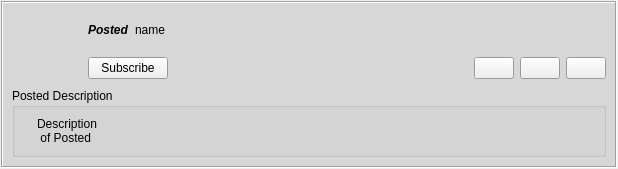
<?xml version="1.0" encoding="UTF-8"?>
<ui version="4.0">
 <class>PostedGroupItem</class>
 <widget class="QWidget" name="PostedGroupItem">
  <property name="geometry">
   <rect>
    <x>0</x>
    <y>0</y>
    <width>618</width>
    <height>161</height>
   </rect>
  </property>
  <layout class="QGridLayout">
   <property name="leftMargin">
    <number>1</number>
   </property>
   <property name="topMargin">
    <number>1</number>
   </property>
   <property name="rightMargin">
    <number>1</number>
   </property>
   <property name="bottomMargin">
    <number>1</number>
   </property>
   <item row="0" column="0">
    <widget class="QFrame" name="frame">
     <property name="sizePolicy">
      <sizepolicy hsizetype="Expanding" vsizetype="Preferred">
       <horstretch>0</horstretch>
       <verstretch>0</verstretch>
      </sizepolicy>
     </property>
     <property name="palette">
      <palette>
       <active>
        <colorrole role="Base">
         <brush brushstyle="SolidPattern">
          <color alpha="255">
           <red>215</red>
           <green>215</green>
           <blue>215</blue>
          </color>
         </brush>
        </colorrole>
        <colorrole role="Window">
         <brush brushstyle="SolidPattern">
          <color alpha="255">
           <red>215</red>
           <green>215</green>
           <blue>215</blue>
          </color>
         </brush>
        </colorrole>
       </active>
       <inactive>
        <colorrole role="Base">
         <brush brushstyle="SolidPattern">
          <color alpha="255">
           <red>215</red>
           <green>215</green>
           <blue>215</blue>
          </color>
         </brush>
        </colorrole>
        <colorrole role="Window">
         <brush brushstyle="SolidPattern">
          <color alpha="255">
           <red>215</red>
           <green>215</green>
           <blue>215</blue>
          </color>
         </brush>
        </colorrole>
       </inactive>
       <disabled>
        <colorrole role="Base">
         <brush brushstyle="SolidPattern">
          <color alpha="255">
           <red>215</red>
           <green>215</green>
           <blue>215</blue>
          </color>
         </brush>
        </colorrole>
        <colorrole role="Window">
         <brush brushstyle="SolidPattern">
          <color alpha="255">
           <red>215</red>
           <green>215</green>
           <blue>215</blue>
          </color>
         </brush>
        </colorrole>
       </disabled>
      </palette>
     </property>
     <property name="autoFillBackground">
      <bool>true</bool>
     </property>
     <property name="frameShape">
      <enum>QFrame::Box</enum>
     </property>
     <property name="frameShadow">
      <enum>QFrame::Sunken</enum>
     </property>
     <layout class="QGridLayout">
      <item row="0" column="0">
       <layout class="QGridLayout">
        <item row="0" column="0" rowspan="2">
         <widget class="QLabel" name="logoLabel">
          <property name="minimumSize">
           <size>
            <width>70</width>
            <height>70</height>
           </size>
          </property>
          <property name="maximumSize">
           <size>
            <width>70</width>
            <height>70</height>
           </size>
          </property>
          <property name="text">
           <string/>
          </property>
          <property name="pixmap">
           <pixmap resource="../Posted/Posted_images.qrc">:/images/posted_64.png</pixmap>
          </property>
         </widget>
        </item>
        <item row="0" column="1">
         <layout class="QHBoxLayout" name="horizontalLayout_2">
          <item>
           <widget class="QLabel" name="titleLabel">
            <property name="sizePolicy">
             <sizepolicy hsizetype="Minimum" vsizetype="Minimum">
              <horstretch>0</horstretch>
              <verstretch>0</verstretch>
             </sizepolicy>
            </property>
            <property name="font">
             <font>
              <weight>75</weight>
              <italic>true</italic>
              <bold>true</bold>
             </font>
            </property>
            <property name="text">
             <string notr="true">Posted</string>
            </property>
           </widget>
          </item>
          <item>
           <widget class="QLabel" name="nameLabel">
            <property name="text">
             <string notr="true">name</string>
            </property>
            <property name="openExternalLinks">
             <bool>true</bool>
            </property>
           </widget>
          </item>
          <item>
           <spacer name="horizontalSpacer">
            <property name="orientation">
             <enum>Qt::Horizontal</enum>
            </property>
            <property name="sizeHint" stdset="0">
             <size>
              <width>40</width>
              <height>20</height>
             </size>
            </property>
           </spacer>
          </item>
         </layout>
        </item>
        <item row="1" column="1">
         <layout class="QHBoxLayout" name="horizontalLayout">
          <item>
           <widget class="QPushButton" name="subscribeButton">
            <property name="sizePolicy">
             <sizepolicy hsizetype="Fixed" vsizetype="Fixed">
              <horstretch>0</horstretch>
              <verstretch>0</verstretch>
             </sizepolicy>
            </property>
            <property name="focusPolicy">
             <enum>Qt::NoFocus</enum>
            </property>
            <property name="toolTip">
             <string>Subscribe to Posted</string>
            </property>
            <property name="text">
             <string>Subscribe</string>
            </property>
           </widget>
          </item>
          <item>
           <spacer>
            <property name="orientation">
             <enum>Qt::Horizontal</enum>
            </property>
            <property name="sizeType">
             <enum>QSizePolicy::Expanding</enum>
            </property>
            <property name="sizeHint" stdset="0">
             <size>
              <width>254</width>
              <height>28</height>
             </size>
            </property>
           </spacer>
          </item>
          <item>
           <widget class="QPushButton" name="copyLinkButton">
            <property name="focusPolicy">
             <enum>Qt::NoFocus</enum>
            </property>
            <property name="icon">
             <iconset resource="../images.qrc">
              <normaloff>:/images/copyrslink.png</normaloff>:/images/copyrslink.png</iconset>
            </property>
           </widget>
          </item>
          <item>
           <widget class="QPushButton" name="expandButton">
            <property name="sizePolicy">
             <sizepolicy hsizetype="Fixed" vsizetype="Fixed">
              <horstretch>0</horstretch>
              <verstretch>0</verstretch>
             </sizepolicy>
            </property>
            <property name="focusPolicy">
             <enum>Qt::NoFocus</enum>
            </property>
            <property name="toolTip">
             <string>Expand</string>
            </property>
            <property name="icon">
             <iconset resource="../images.qrc">
              <normaloff>:/images/edit_add24.png</normaloff>:/images/edit_add24.png</iconset>
            </property>
           </widget>
          </item>
          <item>
           <widget class="QPushButton" name="clearButton">
            <property name="sizePolicy">
             <sizepolicy hsizetype="Fixed" vsizetype="Fixed">
              <horstretch>0</horstretch>
              <verstretch>0</verstretch>
             </sizepolicy>
            </property>
            <property name="focusPolicy">
             <enum>Qt::NoFocus</enum>
            </property>
            <property name="toolTip">
             <string>Remove Item</string>
            </property>
            <property name="icon">
             <iconset resource="../images.qrc">
              <normaloff>:/images/close_normal.png</normaloff>:/images/close_normal.png</iconset>
            </property>
           </widget>
          </item>
         </layout>
        </item>
       </layout>
      </item>
      <item row="1" column="0">
       <widget class="QFrame" name="expandFrame">
        <layout class="QVBoxLayout">
         <property name="spacing">
          <number>0</number>
         </property>
         <property name="leftMargin">
          <number>0</number>
         </property>
         <property name="topMargin">
          <number>0</number>
         </property>
         <property name="rightMargin">
          <number>0</number>
         </property>
         <property name="bottomMargin">
          <number>0</number>
         </property>
         <item>
          <widget class="QGroupBox" name="groupBox">
           <property name="title">
            <string>Posted Description</string>
           </property>
           <layout class="QHBoxLayout">
            <item>
             <widget class="QLabel" name="iconLabel">
              <property name="text">
               <string/>
              </property>
              <property name="pixmap">
               <pixmap resource="../images.qrc">:/images/contacts24.png</pixmap>
              </property>
             </widget>
            </item>
            <item>
             <widget class="QLabel" name="descLabel">
              <property name="sizePolicy">
               <sizepolicy hsizetype="MinimumExpanding" vsizetype="Preferred">
                <horstretch>0</horstretch>
                <verstretch>0</verstretch>
               </sizepolicy>
              </property>
              <property name="text">
               <string notr="true">Description 
 of Posted</string>
              </property>
             </widget>
            </item>
           </layout>
          </widget>
         </item>
        </layout>
       </widget>
      </item>
     </layout>
    </widget>
   </item>
  </layout>
 </widget>
 <resources>
  <include location="../images.qrc"/>
  <include location="../Posted/Posted_images.qrc"/>
 </resources>
 <connections/>
</ui>
